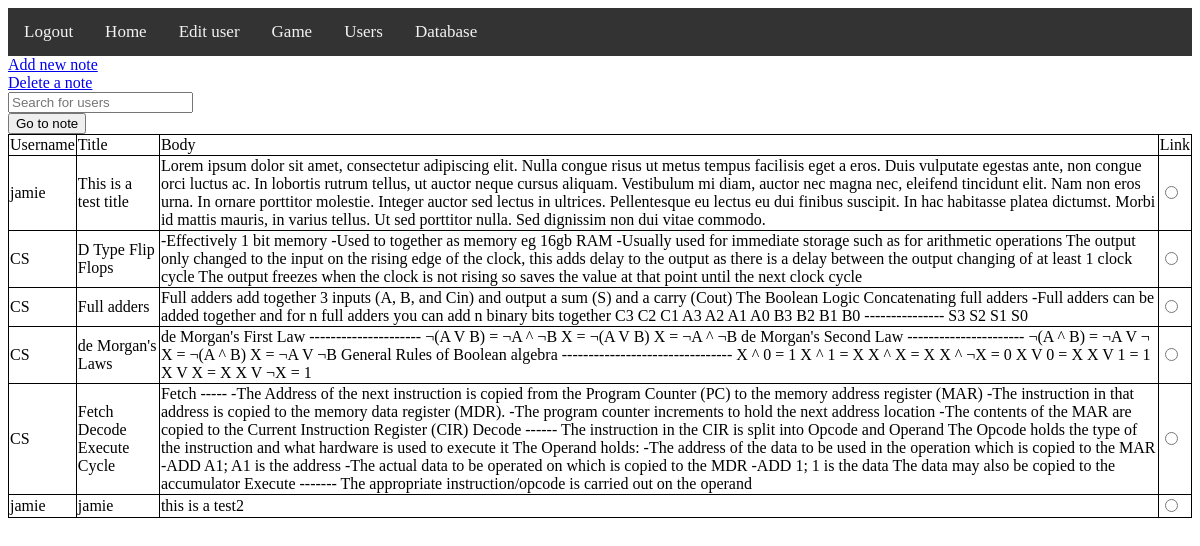
/game/notes/ (signed in), run on an earlier commit of the app's database.
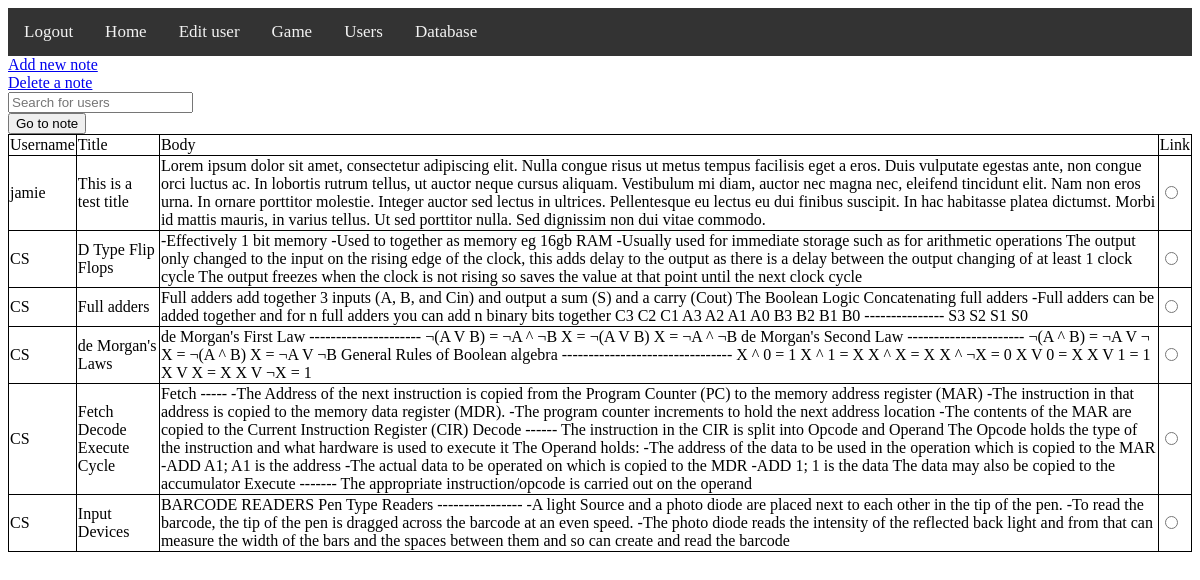
And on a later commit of the database.
### tables this page shows
CREATE TABLE notes (username characters(100),title characters(100),note characters(100),password characters(100));

### challenges/notes.py (the view, shortened to what this page needs)
@notes_bp.route("/view/", methods=["POST","GET"])
@notes_bp.route("/", methods=["POST","GET"])
def home():
    if "username" not in session: #if the user is not logged in
        session["redirect"] = "challenges.notes.home" #set a return adress
        return redirect(url_for("functions.login")) #log them in
    if session["role"] in admin_roles: # if the user is an admin
        return render_template("challenges/notes/home.html", notes=notes_db.read()) # get notes from all users
    return render_template("challenges/notes/home.html", notes=notes_db.select(session["username"],1)) #load the home page

### database_mod.py (called while the page is built)
    def read(self):
        self.c.execute(f"SELECT * FROM {self.table}")
        self.conn.commit()
        self.lines = self.c.fetchall()
        return self.lines

### challenges/templates/challenges/notes/home.html (shortened to what this page needs)
{% extends "base.html" %}
{% block content %}
<a href={{ url_for('challenges.notes.new_note') }}>Add new note</a>
<br>
<a href={{ url_for('challenges.notes.delete') }}>Delete a note</a>
<br>
<input type="text" onkeyup="table_search()" id="search_box" placeholder="Search for users">
<form method="POST" action="#">
<table id="sort_table_id">
<input type="submit" value="Go to note">
<tr>
    <td onclick="sort_alph(0)">Username</td>
    <td onclick="sort_alph(1)">Title</td>
    <td onclick="sort_alph(2)">Body</td>
    <td>Link</td>
</tr>
{% for note in notes %}
<tr>
    <td>{{note[0]}}</td>
    <td>{{note[1]}}</td>
    <td>{{note[2]}}</td>
    <td><input type="radio" value="{{note[0]}}¦|{{note[1]}}" name="picked_note"> </td>
</tr>
{% endfor %}
</table>
</form>
{% endblock %}

### templates/base.html (shortened to what this page needs)
<!doctype html>
<html>
<head>
<link rel="stylesheet" href="{{ url_for('static',filename='styles/base.css') }}">
</head>
<body>
    <div class="topnav">
        <a href="/logout">Logout</a>
        <a href="/">Home</a>
        <a href="/user/">Edit user</a>
        <a href="/game/">Game</a>
        <a href="/users/">Users</a>
        <a href="/database/">Database</a>
    </div>
    {% block content %}{% endblock %}
</body>
</html>

### static/styles/base.css (style rules this page uses)
.topnav { background-color: #333; overflow: hidden; }
.topnav { overflow: hidden; background-color: #333; }
.topnav a { float: left; color: #f2f2f2; text-align: center; padding: 14px 16px; text-decoration: none; font-size: 17px; }
table, td, th { border: 1px solid black; }
table { width: 100%; border-collapse: collapse; }

What changed in the data, as far as the page shows it:
removed notes: username "jamie", title "jamie", note "this is a test2"
added notes: username "CS", title "Input Devices", note "BARCODE READERS Pen Type Readers ---------------- -A light Source and a photo diode are placed next to each other in the tip of the pen. -To read the barcode, the tip of the pen is dragged across the barcode at an even speed. -The photo diode reads the intensity of the reflected back light and from that can measure the width of the bars and the spaces between them and so can create and read the barcode"
